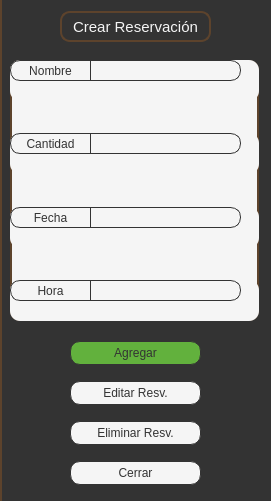
    <widget class="QWidget" name="Reservaciones_2" native="true">
     <property name="minimumSize">
      <size>
       <width>271</width>
       <height>501</height>
      </size>
     </property>
     <property name="maximumSize">
      <size>
       <width>271</width>
       <height>501</height>
      </size>
     </property>
     <property name="styleSheet">
      <string notr="true">background-color: #333333;
border-left: 2px solid #5d432c;
</string>
     </property>
     <widget class="QWidget" name="layoutWidget_5">
      <property name="geometry">
       <rect>
        <x>0</x>
        <y>460</y>
        <width>271</width>
        <height>26</height>
       </rect>
      </property>
      <layout class="QHBoxLayout" name="horizontalLayout_15">
       <item>
        <spacer name="horizontalSpacer_46">
         <property name="maximumSize">
          <size>
           <width>131</width>
           <height>24</height>
          </size>
         </property>
         <property name="orientation">
          <enum>Qt::Horizontal</enum>
         </property>
         <property name="sizeHint" stdset="0">
          <size>
           <width>40</width>
           <height>20</height>
          </size>
         </property>
        </spacer>
       </item>
       <item>
        <widget class="QPushButton" name="b_cerrar_resv_2">
         <property name="minimumSize">
          <size>
           <width>131</width>
           <height>24</height>
          </size>
         </property>
         <property name="maximumSize">
          <size>
           <width>131</width>
           <height>24</height>
          </size>
         </property>
         <property name="font">
          <font>
           <family>Segoe UI</family>
          </font>
         </property>
         <property name="styleSheet">
          <string notr="true">QPushButton {background-color: #f5f5f5;
        border: 1px solid #333333;
        border-radius: 10px;
		color: #333333
    }
    QPushButton:hover {background-color: #eaeaea;
    }
    QPushButton:pressed {background-color: #eaeaea;
    }</string>
         </property>
         <property name="text">
          <string>Cerrar</string>
         </property>
        </widget>
       </item>
       <item>
        <spacer name="horizontalSpacer_47">
         <property name="maximumSize">
          <size>
           <width>131</width>
           <height>24</height>
          </size>
         </property>
         <property name="orientation">
          <enum>Qt::Horizontal</enum>
         </property>
         <property name="sizeHint" stdset="0">
          <size>
           <width>40</width>
           <height>20</height>
          </size>
         </property>
        </spacer>
       </item>
      </layout>
     </widget>
     <widget class="QWidget" name="layoutWidget_6">
      <property name="geometry">
       <rect>
        <x>0</x>
        <y>10</y>
        <width>271</width>
        <height>33</height>
       </rect>
      </property>
      <layout class="QHBoxLayout" name="horizontalLayout_16">
       <item>
        <spacer name="horizontalSpacer_48">
         <property name="orientation">
          <enum>Qt::Horizontal</enum>
         </property>
         <property name="sizeHint" stdset="0">
          <size>
           <width>40</width>
           <height>20</height>
          </size>
         </property>
        </spacer>
       </item>
       <item>
        <widget class="QLabel" name="label_12">
         <property name="minimumSize">
          <size>
           <width>151</width>
           <height>31</height>
          </size>
         </property>
         <property name="maximumSize">
          <size>
           <width>151</width>
           <height>31</height>
          </size>
         </property>
         <property name="font">
          <font>
           <family>Segoe UI</family>
           <pointsize>11</pointsize>
          </font>
         </property>
         <property name="styleSheet">
          <string notr="true">background-color: #333333;
border: 2px solid #5d432c;
border-radius: 10px;
color: #f5f5f5</string>
         </property>
         <property name="text">
          <string>Crear Reservación</string>
         </property>
         <property name="alignment">
          <set>Qt::AlignCenter</set>
         </property>
        </widget>
       </item>
       <item>
        <spacer name="horizontalSpacer_49">
         <property name="orientation">
          <enum>Qt::Horizontal</enum>
         </property>
         <property name="sizeHint" stdset="0">
          <size>
           <width>40</width>
           <height>20</height>
          </size>
         </property>
        </spacer>
       </item>
      </layout>
     </widget>
     <widget class="QWidget" name="layoutWidget_7">
      <property name="geometry">
       <rect>
        <x>0</x>
        <y>340</y>
        <width>271</width>
        <height>26</height>
       </rect>
      </property>
      <layout class="QHBoxLayout" name="horizontalLayout_17">
       <item>
        <spacer name="horizontalSpacer_50">
         <property name="maximumSize">
          <size>
           <width>131</width>
           <height>24</height>
          </size>
         </property>
         <property name="orientation">
          <enum>Qt::Horizontal</enum>
         </property>
         <property name="sizeHint" stdset="0">
          <size>
           <width>40</width>
           <height>20</height>
          </size>
         </property>
        </spacer>
       </item>
       <item>
        <widget class="QPushButton" name="b_agregar_resv_2">
         <property name="minimumSize">
          <size>
           <width>131</width>
           <height>24</height>
          </size>
         </property>
         <property name="maximumSize">
          <size>
           <width>131</width>
           <height>24</height>
          </size>
         </property>
         <property name="font">
          <font>
           <family>Segoe UI</family>
          </font>
         </property>
         <property name="styleSheet">
          <string notr="true">QPushButton {background-color: #62b13d;
        border: 1px solid #333333;
        border-radius: 10px;
		color: #333333
    }
    QPushButton:hover {background-color: #6dc143;
    }
    QPushButton:pressed {background-color: #6cc644;
    }</string>
         </property>
         <property name="text">
          <string>Agregar</string>
         </property>
         <property name="checkable">
          <bool>true</bool>
         </property>
        </widget>
       </item>
       <item>
        <spacer name="horizontalSpacer_51">
         <property name="maximumSize">
          <size>
           <width>131</width>
           <height>24</height>
          </size>
         </property>
         <property name="orientation">
          <enum>Qt::Horizontal</enum>
         </property>
         <property name="sizeHint" stdset="0">
          <size>
           <width>40</width>
           <height>20</height>
          </size>
         </property>
        </spacer>
       </item>
      </layout>
     </widget>
     <widget class="QWidget" name="widget" native="true">
      <property name="geometry">
       <rect>
        <x>10</x>
        <y>60</y>
        <width>249</width>
        <height>261</height>
       </rect>
      </property>
      <property name="font">
       <font>
        <family>Segoe UI</family>
       </font>
      </property>
      <property name="styleSheet">
       <string notr="true">background-color: #f5f5f5;
border-radius: 10px;
border: 2px solid #5d432c;
</string>
      </property>
      <layout class="QVBoxLayout" name="verticalLayout_4">
       <item>
        <widget class="QWidget" name="widget_3" native="true">
         <property name="minimumSize">
          <size>
           <width>231</width>
           <height>41</height>
          </size>
         </property>
         <property name="styleSheet">
          <string notr="true">border: 0px</string>
         </property>
         <widget class="QLabel" name="label_13">
          <property name="geometry">
           <rect>
            <x>0</x>
            <y>0</y>
            <width>81</width>
            <height>21</height>
           </rect>
          </property>
          <property name="font">
           <font>
            <family>Segoe UI</family>
           </font>
          </property>
          <property name="styleSheet">
           <string notr="true">background-color: #f5f5f5;
color: #333333;
border: 1px solid #333333;
border-top-right-radius: 20px;
border-bottom-right-radius: 20px;</string>
          </property>
          <property name="text">
           <string>Nombre</string>
          </property>
          <property name="alignment">
           <set>Qt::AlignCenter</set>
          </property>
         </widget>
         <widget class="QLineEdit" name="resv_2_name">
          <property name="geometry">
           <rect>
            <x>80</x>
            <y>0</y>
            <width>151</width>
            <height>21</height>
           </rect>
          </property>
          <property name="font">
           <font>
            <family>Segoe UI</family>
           </font>
          </property>
          <property name="styleSheet">
           <string notr="true">border: 1px solid #333333;
border-top-left-radius: 20px;
border-bottom-left-radius: 20px;</string>
          </property>
          <property name="alignment">
           <set>Qt::AlignCenter</set>
          </property>
         </widget>
        </widget>
       </item>
       <item>
        <spacer name="verticalSpacer_10">
         <property name="orientation">
          <enum>Qt::Vertical</enum>
         </property>
         <property name="sizeHint" stdset="0">
          <size>
           <width>20</width>
           <height>11</height>
          </size>
         </property>
        </spacer>
       </item>
       <item>
        <widget class="QWidget" name="widget_6" native="true">
         <property name="minimumSize">
          <size>
           <width>231</width>
           <height>41</height>
          </size>
         </property>
         <property name="styleSheet">
          <string notr="true">border: 0px</string>
         </property>
         <widget class="QLabel" name="label_15">
          <property name="geometry">
           <rect>
            <x>0</x>
            <y>0</y>
            <width>81</width>
            <height>21</height>
           </rect>
          </property>
          <property name="font">
           <font>
            <family>Segoe UI</family>
           </font>
          </property>
          <property name="styleSheet">
           <string notr="true">background-color: #f5f5f5;
color: #333333;
border: 1px solid #333333;
border-top-right-radius: 20px;
border-bottom-right-radius: 20px;</string>
          </property>
          <property name="text">
           <string>Cantidad</string>
          </property>
          <property name="alignment">
           <set>Qt::AlignCenter</set>
          </property>
         </widget>
         <widget class="QLineEdit" name="resv_2_cant">
          <property name="geometry">
           <rect>
            <x>80</x>
            <y>0</y>
            <width>151</width>
            <height>21</height>
           </rect>
          </property>
          <property name="font">
           <font>
            <family>Segoe UI</family>
           </font>
          </property>
          <property name="styleSheet">
           <string notr="true">border: 1px solid #333333;
border-top-left-radius: 20px;
border-bottom-left-radius: 20px;</string>
          </property>
          <property name="alignment">
           <set>Qt::AlignCenter</set>
          </property>
         </widget>
        </widget>
       </item>
       <item>
        <spacer name="verticalSpacer_11">
         <property name="orientation">
          <enum>Qt::Vertical</enum>
         </property>
         <property name="sizeHint" stdset="0">
          <size>
           <width>20</width>
           <height>12</height>
          </size>
         </property>
        </spacer>
       </item>
       <item>
        <widget class="QWidget" name="widget_7" native="true">
         <property name="minimumSize">
          <size>
           <width>231</width>
           <height>41</height>
          </size>
         </property>
         <property name="styleSheet">
          <string notr="true">border: 0px</string>
         </property>
         <widget class="QLabel" name="label_16">
          <property name="geometry">
           <rect>
            <x>0</x>
            <y>0</y>
            <width>81</width>
            <height>21</height>
           </rect>
          </property>
          <property name="font">
           <font>
            <family>Segoe UI</family>
           </font>
          </property>
          <property name="styleSheet">
           <string notr="true">background-color: #f5f5f5;
color: #333333;
border: 1px solid #333333;
border-top-right-radius: 20px;
border-bottom-right-radius: 20px;</string>
          </property>
          <property name="text">
           <string>Fecha</string>
          </property>
          <property name="alignment">
           <set>Qt::AlignCenter</set>
          </property>
         </widget>
         <widget class="QLineEdit" name="resv_2_fecha">
          <property name="geometry">
           <rect>
            <x>80</x>
            <y>0</y>
            <width>151</width>
            <height>21</height>
           </rect>
          </property>
          <property name="font">
           <font>
            <family>Segoe UI</family>
           </font>
          </property>
          <property name="styleSheet">
           <string notr="true">border: 1px solid #333333;
border-top-left-radius: 20px;
border-bottom-left-radius: 20px;</string>
          </property>
          <property name="alignment">
           <set>Qt::AlignCenter</set>
          </property>
         </widget>
        </widget>
       </item>
       <item>
        <spacer name="verticalSpacer_12">
         <property name="orientation">
          <enum>Qt::Vertical</enum>
         </property>
         <property name="sizeHint" stdset="0">
          <size>
           <width>20</width>
           <height>11</height>
          </size>
         </property>
        </spacer>
       </item>
       <item>
        <widget class="QWidget" name="widget_8" native="true">
         <property name="minimumSize">
          <size>
           <width>231</width>
           <height>41</height>
          </size>
         </property>
         <property name="styleSheet">
          <string notr="true">border: 0px</string>
         </property>
         <widget class="QLabel" name="label_18">
          <property name="geometry">
           <rect>
            <x>0</x>
            <y>0</y>
            <width>81</width>
            <height>21</height>
           </rect>
          </property>
          <property name="font">
           <font>
            <family>Segoe UI</family>
           </font>
          </property>
          <property name="styleSheet">
           <string notr="true">background-color: #f5f5f5;
color: #333333;
border: 1px solid #333333;
border-top-right-radius: 20px;
border-bottom-right-radius: 20px;</string>
          </property>
          <property name="text">
           <string>Hora</string>
          </property>
          <property name="alignment">
           <set>Qt::AlignCenter</set>
          </property>
         </widget>
         <widget class="QLineEdit" name="resv_2_hora">
          <property name="geometry">
           <rect>
            <x>80</x>
            <y>0</y>
            <width>151</width>
            <height>21</height>
           </rect>
          </property>
          <property name="font">
           <font>
            <family>Segoe UI</family>
           </font>
          </property>
          <property name="styleSheet">
           <string notr="true">border: 1px solid #333333;
border-top-left-radius: 20px;
border-bottom-left-radius: 20px;</string>
          </property>
          <property name="alignment">
           <set>Qt::AlignCenter</set>
          </property>
         </widget>
        </widget>
       </item>
      </layout>
     </widget>
     <widget class="QWidget" name="layoutWidget_8">
      <property name="geometry">
       <rect>
        <x>0</x>
        <y>420</y>
        <width>271</width>
        <height>26</height>
       </rect>
      </property>
      <layout class="QHBoxLayout" name="horizontalLayout_18">
       <item>
        <spacer name="horizontalSpacer_52">
         <property name="maximumSize">
          <size>
           <width>131</width>
           <height>24</height>
          </size>
         </property>
         <property name="orientation">
          <enum>Qt::Horizontal</enum>
         </property>
         <property name="sizeHint" stdset="0">
          <size>
           <width>40</width>
           <height>20</height>
          </size>
         </property>
        </spacer>
       </item>
       <item>
        <widget class="QPushButton" name="b_eliminar_resv_2">
         <property name="minimumSize">
          <size>
           <width>131</width>
           <height>24</height>
          </size>
         </property>
         <property name="maximumSize">
          <size>
           <width>131</width>
           <height>24</height>
          </size>
         </property>
         <property name="font">
          <font>
           <family>Segoe UI</family>
          </font>
         </property>
         <property name="styleSheet">
          <string notr="true">QPushButton {background-color: #f5f5f5;
        border: 1px solid #333333;
        border-radius: 10px;
		color: #333333
    }
    QPushButton:hover {background-color: #eaeaea;
    }
    QPushButton:pressed {background-color: #eaeaea;
    }</string>
         </property>
         <property name="text">
          <string>Eliminar Resv.</string>
         </property>
        </widget>
       </item>
       <item>
        <spacer name="horizontalSpacer_53">
         <property name="maximumSize">
          <size>
           <width>131</width>
           <height>24</height>
          </size>
         </property>
         <property name="orientation">
          <enum>Qt::Horizontal</enum>
         </property>
         <property name="sizeHint" stdset="0">
          <size>
           <width>40</width>
           <height>20</height>
          </size>
         </property>
        </spacer>
       </item>
      </layout>
     </widget>
     <widget class="QWidget" name="layoutWidget_13">
      <property name="geometry">
       <rect>
        <x>0</x>
        <y>380</y>
        <width>271</width>
        <height>26</height>
       </rect>
      </property>
      <layout class="QHBoxLayout" name="horizontalLayout_23">
       <item>
        <spacer name="horizontalSpacer_62">
         <property name="maximumSize">
          <size>
           <width>131</width>
           <height>24</height>
          </size>
         </property>
         <property name="orientation">
          <enum>Qt::Horizontal</enum>
         </property>
         <property name="sizeHint" stdset="0">
          <size>
           <width>40</width>
           <height>20</height>
          </size>
         </property>
        </spacer>
       </item>
       <item>
        <widget class="QPushButton" name="b_editar_resv_2">
         <property name="minimumSize">
          <size>
           <width>131</width>
           <height>24</height>
          </size>
         </property>
         <property name="maximumSize">
          <size>
           <width>131</width>
           <height>24</height>
          </size>
         </property>
         <property name="font">
          <font>
           <family>Segoe UI</family>
          </font>
         </property>
         <property name="styleSheet">
          <string notr="true">QPushButton {background-color: #f5f5f5;
        border: 1px solid #333333;
        border-radius: 10px;
		color: #333333
    }
    QPushButton:hover {background-color: #eaeaea;
    }
    QPushButton:pressed {background-color: #eaeaea;
    }</string>
         </property>
         <property name="text">
          <string>Editar Resv.</string>
         </property>
        </widget>
       </item>
       <item>
        <spacer name="horizontalSpacer_63">
         <property name="maximumSize">
          <size>
           <width>131</width>
           <height>24</height>
          </size>
         </property>
         <property name="orientation">
          <enum>Qt::Horizontal</enum>
         </property>
         <property name="sizeHint" stdset="0">
          <size>
           <width>40</width>
           <height>20</height>
          </size>
         </property>
        </spacer>
       </item>
      </layout>
     </widget>
    </widget>
